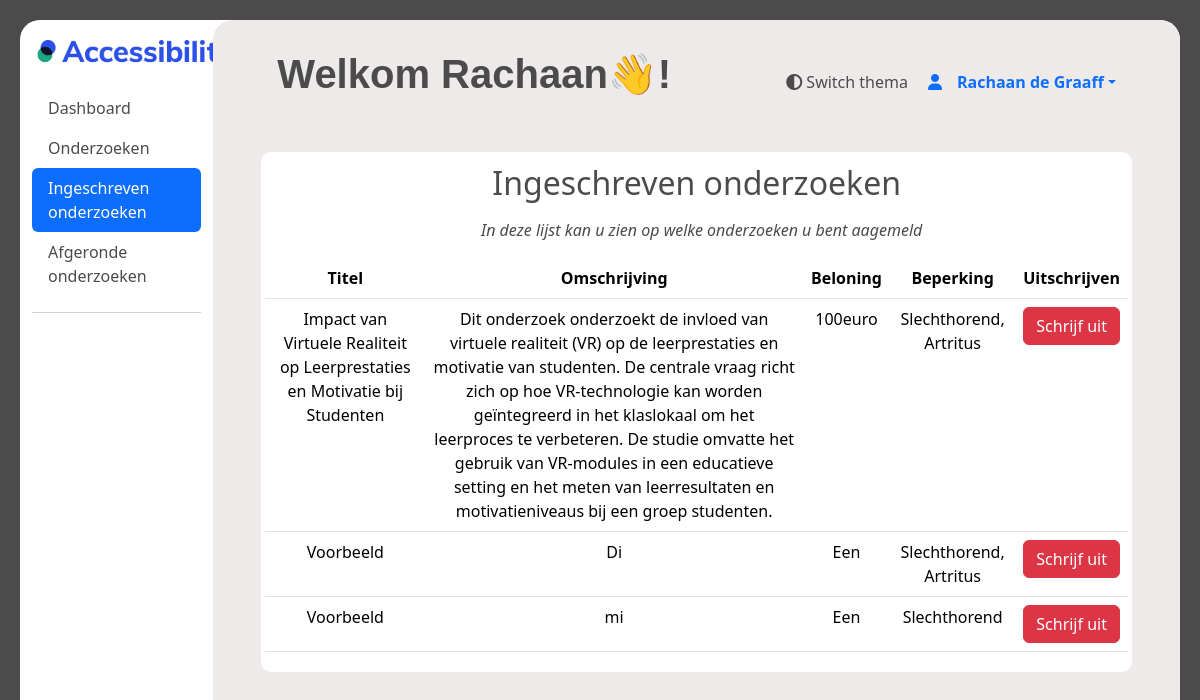
The page /ervaringsdeskundige/registered_investigations (signed in) on the database as committed earlier.
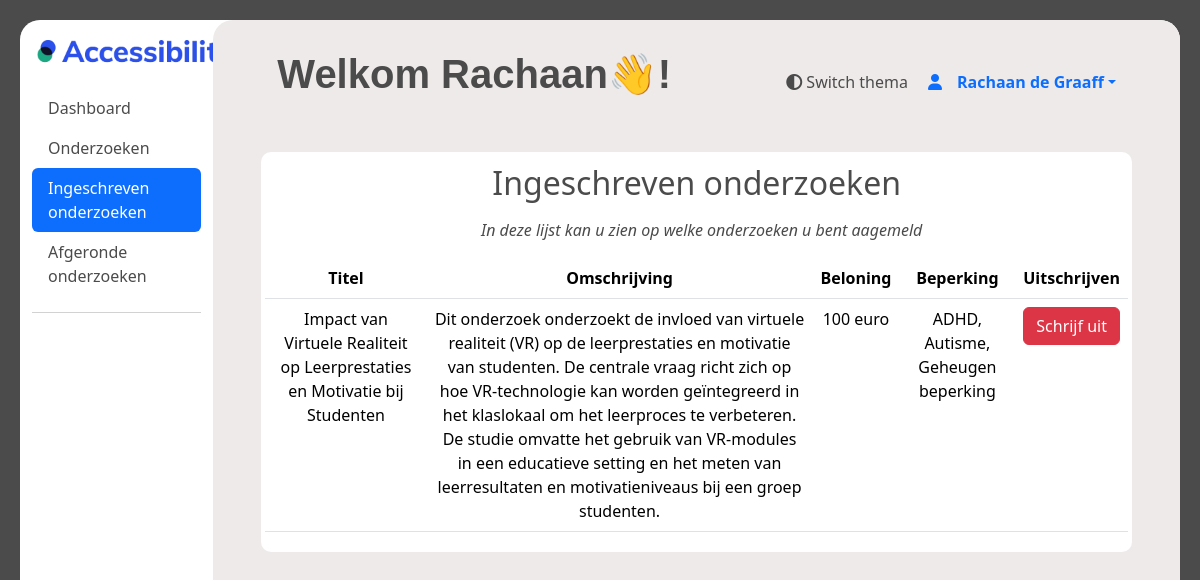
The same page on the database as committed later.
### main/models.py (models this page shows)
class Onderzoeken(models.Model):
    onderzoeks_id = models.AutoField(primary_key=True)
    organisatie = models.ForeignKey('Organisaties', models.DO_NOTHING)
    status = models.IntegerField()
    titel = models.TextField()
    omschrijving = models.TextField()
    datum_vanaf = models.DateTimeField()
    datum_tot = models.DateTimeField()
    soort_onderzoek = models.IntegerField()
    locatie = models.TextField(blank=True, null=True)
    met_beloning = models.IntegerField()
    beloning = models.TextField(blank=True, null=True)
    doelgroep_leeftijd_van = models.IntegerField()
    doelgroep_leeftijd_tot = models.IntegerField()
    contact_opgenomen = models.IntegerField()
    opmerkingen_beheerder = models.IntegerField(blank=True, null=True)
    type_onderzoek = models.ForeignKey('TypeOnderzoek', models.DO_NOTHING, db_column='type_onderzoek')
    class Meta:
        managed = False
        db_table = 'Onderzoeken'

class Beperkingen(models.Model):
    omschrijving = models.TextField()
    soort = models.TextField()
    class Meta:
        managed = False
        db_table = 'Beperkingen'

### ervaringsdeskundige/views.py (the view)
# urls.py: path('registered_investigations', views.registered_investigations, name='registered_investigations'),
@login_required
def registered_investigations(request):
    user_id = request.user.id
    current_investigations = Deelnames.objects.filter(ervaringsdeskundige_id=user_id).filter(status=1)
    investigation_ids = current_investigations.values_list('onderzoeks_id', flat=True)
    investigations = Onderzoeken.objects.filter(onderzoeks_id__in=investigation_ids)
    investigations_with_limitations = {}
    for investigation in investigations:
        limitation_ids = BeperkingenOnderzoeken.objects.filter(onderzoeks_id=investigation.onderzoeks_id).values_list('beperking_id', flat=True)
        limitations = Beperkingen.objects.filter(id__in=limitation_ids)
        investigations_with_limitations[investigation.onderzoeks_id] = {
            'onderzoek': investigation,
            'beperkingen': limitations,
        }
    return render(
        request,
        "ervaringsdeskundige/registered_investigations.html",
        {"investigations": investigations_with_limitations},
    )

### templates/ervaringsdeskundige/registered_investigations.html (shortened to what the changed rows need)
{% extends "ervaringsdeskundige/base.html" %}
{% load static %}
{% block content %}
<div class="container-fluid" style="height: 94vh;">
    <div class="row">
        <div style="height: 94vh;" id="dashboard_main" class="col-md-9 ms-sm-auto col-lg-10 px-md-4">
        <div id="dashboard_overflow">
        <main >
          <div class="text-center" style="padding-top: 20px;">
            <div>
                  <h1 style="margin: 10px; margin-left: 40px;" class="text-start extra-bold-header">Welkom {{ user.first_name }}👋!</h1>
          </div>
          </div>
          <div class="text-center" style="padding-top: 20px;">
            <div id="custom_cont"  class="m-4 p-1">
              <table class="custom_table table p-3">
                <h2 class="p-2">Ingeschreven onderzoeken</h2>
                <thead>
                  <tr>
                      <th scope="col">Titel</th>
                      <th scope="col">Omschrijving</th>
                      <th scope="col">Beloning</th>
                      <th scope="col">Beperking</th>
                      <th scope="col">Uitschrijven</th>
                  </tr>
                  </thead>
                  <tbody>
                    {% for investigation_id, data in investigations.items %}
                    <tr>
                    <td>{{ data.onderzoek.titel }}</td>
                    <td>{{ data.onderzoek.omschrijving }}</td>
                    <td>{% if data.onderzoek.met_beloning == 1 %}
                            {{ data.onderzoek.beloning }}
                        {% else %}
                            Geen beloning beschikbaar
                        {% endif %}</td>
                    <td>
                          {% for limitation in data.beperkingen %}
                              {{ limitation.omschrijving }}{% if not forloop.last %},{% endif %}
                          {% endfor %}
                    </td>
                    <td>
                        <form method="post" action="unsubscribe_investigation/{{ data.onderzoek.onderzoeks_id }}">
                          <button type="submit" class="btn btn-danger">Schrijf uit</button>
                        </form></td></tr>
                    {% endfor %}
                  </tbody>
              </table>
          </div>
            </div>
      </main>
    </div>
    </div>
    </div>
</div>
{% endblock %}

Rows that differ between the two databases and show on the page:
no longer on this page (row unchanged): Beperkingen: omschrijving "Slechthorend"
no longer on this page (row unchanged): Beperkingen: omschrijving "Artritus"
no longer on this page (row edited): Onderzoeken: onderzoek.titel "Voorbeeld", onderzoek.omschrijving "Di", onderzoek.beloning "Een"
no longer on this page (row edited): Onderzoeken: onderzoek.titel "Voorbeeld", onderzoek.omschrijving "mi", onderzoek.beloning "Een"
changed Onderzoeken "Impact van Virtuele Realiteit op Leerprestaties en Motivatie bij Studenten": gains Beperkingen (omschrijving "ADHD"); gains Beperkingen (omschrijving "Autisme"); gains Beperkingen (omschrijving "Geheugen beperking"); onderzoek.beloning "100euro" → "100 euro"
